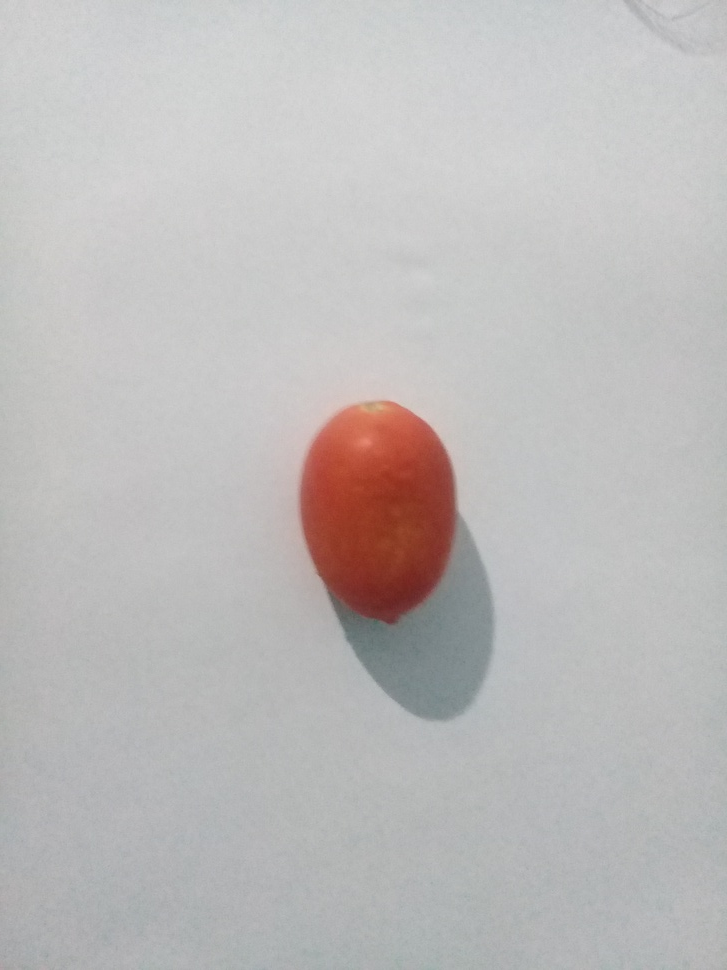
#> input picture img/D.jpg, 727 x 970 px, shrunk from 2448 x 3264 before the run
$ python color.py --image img/D.jpg
#> lines starting #> are read from the running program, lines starting #| are printed output that depends on the picture; after the words box and inside, x2 and y2 are one past the last pixel; in counts of white or black regions, pixels touching at a corner belong together
#py -3 color.py --image d.jpg
# import the necessary packages
import numpy as np
import argparse
import cv2

# construct the argument parse and parse the arguments
ap = argparse.ArgumentParser()
ap.add_argument("-i", "--image", help = "path to the image")
args = vars(ap.parse_args())

# load the image
image = cv2.imread(args["image"])
#> image is the input picture: shape (970, 727, 3); mean B, G, R 186.5, 186.9, 189.5

# define the list of boundaries
boundaries = [
	([17, 15, 100], [50, 56, 200])]
    #,
	#([86, 31, 4], [220, 88, 50]),
	#([25, 146, 190], [62, 174, 250]),
	#([103, 86, 65], [145, 133, 128])
#]


# loop over the boundaries
for (lower, upper) in boundaries:
	# create NumPy arrays from the boundaries
	lower = np.array(lower, dtype = "uint8")
	upper = np.array(upper, dtype = "uint8")

	# find the colors within the specified boundaries and apply
	# the mask
	mask = cv2.inRange(image, lower, upper)
	output = cv2.bitwise_and(image, image, mask = mask)

	# show the images
	cv2.imshow("images", np.hstack([image, output]))
	cv2.waitKey(0)
#> this loop made 1 pass
#> pass 1, `mask = cv2.inRange(image, lower, upper)`:
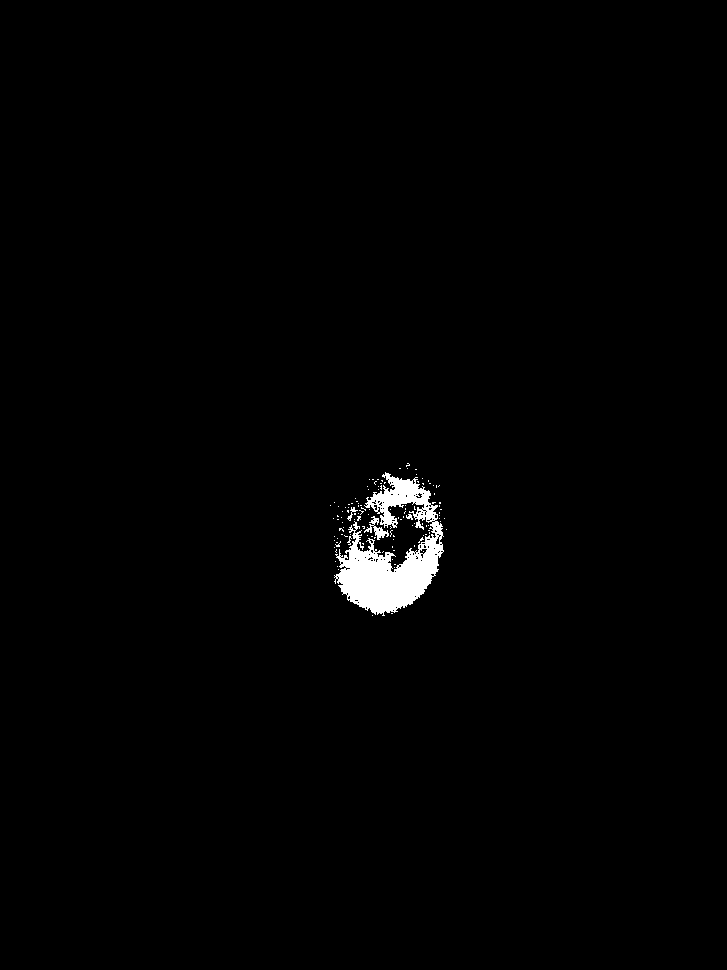
#> mask: shape (970, 727); 1.1% white; 120 white regions (116 under 20 px), largest, box (x1, y1, x2, y2) and area: (334, 472, 444, 616) 7110, (364, 516, 389, 540) 195, (347, 507, 358, 521) 44, (406, 514, 413, 520) 25
#> pass 1, `cv2.imshow("images", np.hstack([image, output]))`:
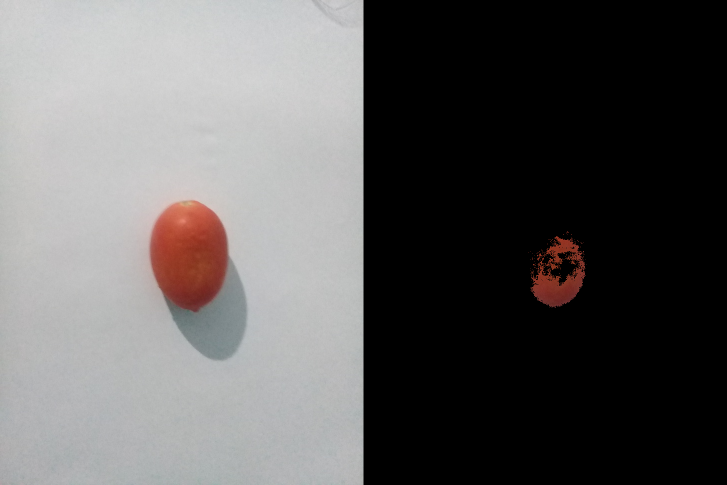
#> window 'images': shape (970, 1454, 3) (shown at 1/2 size); mean B, G, R 93.4, 93.7, 95.5
